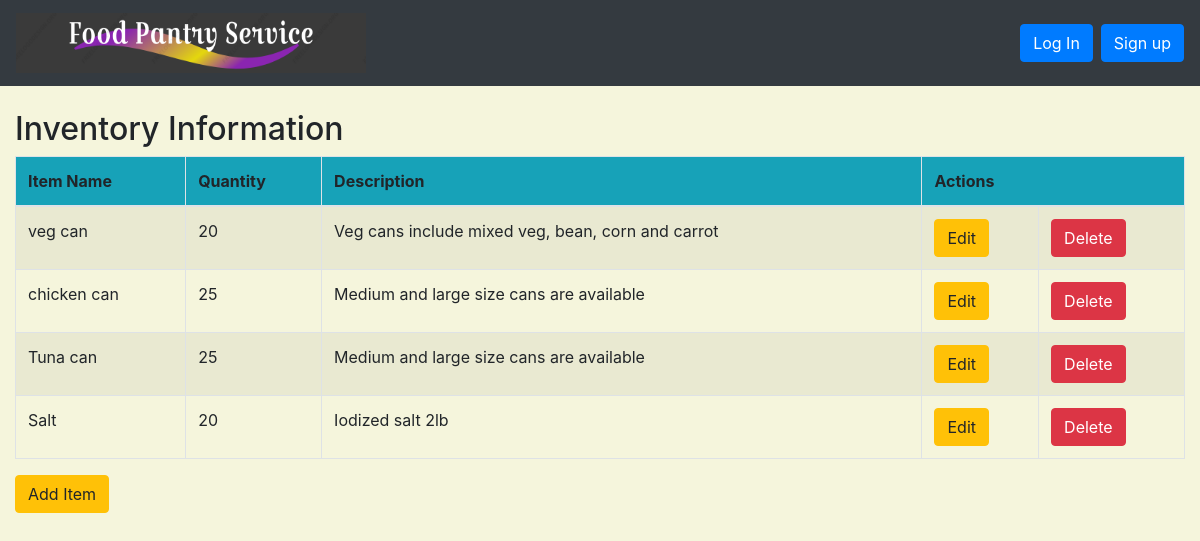
The app's page /request/item_list with its own data.
### request/models.py (models this page shows, shortened)
class Item(models.Model):
    item_name = models.CharField(max_length=150, blank=False, null=False, default=' ', unique=True)
    item_quantity = models.IntegerField(blank=False, null=False)
    item_description = models.TextField()

### request/views.py (the view)
# urls.py: path('item_list', views.item_list, name='item_list'),
def item_list(request):
    reqs = Item.objects.filter()
    return render(request, 'item_list.html', {'reqs': reqs})

### templates/item_list.html (shortened to what this page needs)
<!DOCTYPE html>
{% extends 'base.html' %}
{% block content %}
    <body>
    <div class="row">
        <h2 style="padding-left: 15Px">Inventory Information</h2>
    </div>
    <div class="table-responsive-lg">
        <table class="table table-striped table-bordered table-hover">
            <thead>
            <tr class="bg-info">
                <th>Item Name</th>
                <th>Quantity</th>
                <th>Description</th>
                <th colspan="3">Actions</th>
            </tr>
            </thead>
            <tbody>
            {% for req in reqs %}
                <tr>
                    <td>{{ req.item_name}}</td>
                    <td>{{ req.item_quantity }}</td>
                    <td>{{ req.item_description }}</td>
                     <td><a href="{% url 'item_edit' pk=req.pk %}"
                           class="btn btn-warning">Edit</a></td>
                    <td><a href="{% url 'item_delete' pk=req.pk %}"
                           onclick="return confirm('Are you sure you want to delete?')"
                           class="btn btn-danger">Delete</a>
                    </td>
                </tr>
            {% endfor %}
            </tbody>
        </table>
  <div> <a href="{% url 'item_new' %}"
                           class="btn btn-warning" >Add Item</a></div>
    <br>
    </div>
    </body>
{% endblock %}

### templates/base.html (style rules this page uses)
body { background-color: beige; }

### templates/item_list.html (style rules this page uses)
body { background-color: beige; }

### records on screen
Item: item_name "veg can", item_quantity "20", item_description "Veg cans include mixed veg, bean, corn and carrot"
Item: item_name "chicken can", item_quantity "25", item_description "Medium and large size cans are available"
Item: item_name "Tuna can", item_quantity "25", item_description "Medium and large size cans are available"
Item: item_name "Salt", item_quantity "20", item_description "Iodized salt 2lb"
